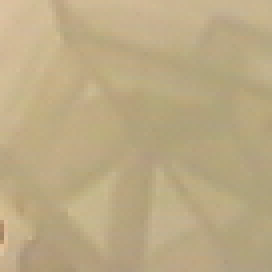
#> input picture frame0.png, 68 x 68 px, given in place of the camera (shown 4 times larger)
$ python connected.py
#> lines starting #> are read from the running program, lines starting #| are printed output that depends on the picture; after the words box and inside, x2 and y2 are one past the last pixel; in counts of white or black regions, pixels touching at a corner belong together
import numpy as np
import cv2 as cv

cap = cv.VideoCapture(2)


while(True):
    # Capture frame-by-frame
    ret, im = cap.read()
#> im is the input picture: shape (68, 68, 3); mean B, G, R 132.1, 169.7, 187.4
    img = cv.normalize(im, im, 0, 255, cv.NORM_MINMAX)


    # cimg = cv2.medianBlur(img,5)
    gray = cv.cvtColor(img,cv.COLOR_BGR2GRAY)
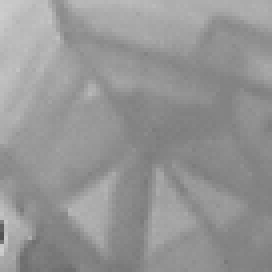
#> gray: shape (68, 68) (shown 4 times larger); min 82, max 205, mean 149.2

    ret, thresh = cv.threshold(gray,0,255,cv.THRESH_BINARY_INV+cv.THRESH_OTSU)
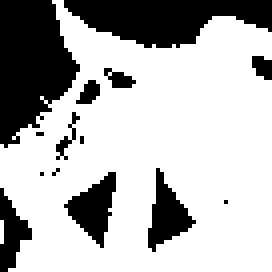
#> thresh: shape (68, 68) (shown 4 times larger); 71% white; 14 black regions (5 under 20 px), largest, box (x1, y1, x2, y2) and area: (0, 0, 20, 37) 504, (16, 0, 68, 12) 408, (16, 43, 29, 62) 124
#> ret = 155

    kernel = np.ones((3,3),np.uint8)
    opening = cv.morphologyEx(thresh,cv.MORPH_OPEN,kernel, iterations = 2)
#> opening: shape (68, 68); 68.8% white; 6 black regions (1 under 20 px), largest, box (x1, y1, x2, y2) and area: (0, 0, 68, 44) 1079, (16, 43, 29, 62) 125, (37, 42, 49, 63) 118, (0, 47, 8, 68) 96, (63, 14, 68, 20) 25
    # sure background area
    sure_bg = cv.dilate(opening,kernel,iterations=3)
#> sure_bg: shape (68, 68); 87% white; 4 black regions (3 under 20 px), largest, box (x1, y1, x2, y2) and area: (0, 0, 68, 33) 579
    # Finding sure foreground area
    dist_transform = cv.distanceTransform(opening,cv.DIST_L2,5)
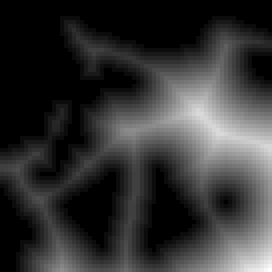
#> dist_transform: shape (68, 68) float32 (shown 4 times larger); min 0, max 20.18, mean 4.1; drawn with min black and max white
    ret, sure_fg = cv.threshold(dist_transform,0.7*dist_transform.max(),255,0)
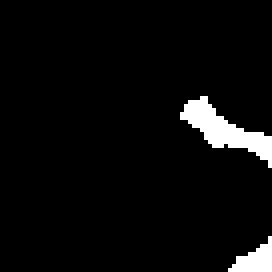
#> sure_fg: shape (68, 68) float32 (shown 4 times larger); 4.4% white; 2 white regions, box (x1, y1, x2, y2) and area: (45, 24, 68, 42) 151, (57, 59, 68, 68) 54
#> ret = 14.13
    # Finding unknown region
    sure_fg = np.uint8(sure_fg)
    unknown = cv.subtract(sure_bg,sure_fg)
#> unknown: shape (68, 68); 82.5% white; 6 black regions (3 under 20 px), largest, box (x1, y1, x2, y2) and area: (0, 0, 68, 33) 579, (45, 24, 68, 42) 151, (57, 59, 68, 68) 54

    # Marker labelling
    ret, markers = cv.connectedComponents(sure_fg)
#> markers: shape (68, 68) int32; 3 distinct labels, from 0 to 2
#> ret = 3
    # Add one to all labels so that sure background is not 0, but 1
    markers = markers+1
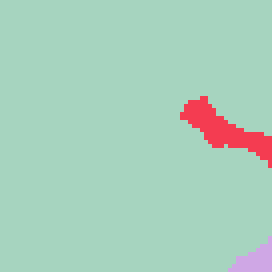
#> markers: shape (68, 68) int32 (shown 4 times larger); 3 distinct labels, from 1 to 3; one colour per label, 0 black
    # Now, mark the region of unknown with zero
    markers[unknown==255] = 0
#> markers: shape (68, 68) int32; 4 distinct labels, from 0 to 3

    markers = cv.watershed(img,markers)
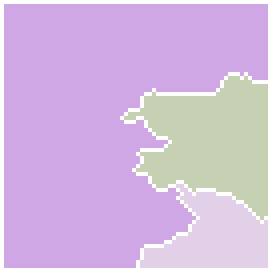
#> markers: shape (68, 68) int32 (shown 4 times larger); 4 distinct labels, from -1 to 3; one colour per label, 0 black, -1 white
    img[markers == -1] = [255,0,0]
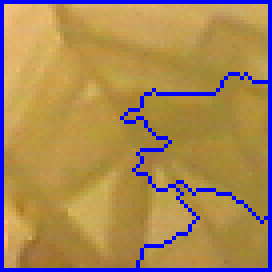
#> img: shape (68, 68, 3) (shown 4 times larger); mean B, G, R 86.6, 134.6, 167.1

    # Display the resulting frame
    cv.imshow('frame', img)
    if cv.waitKey(1) & 0xFF == ord('q'):
#> (key q is pressed here)
        break

# When everything done, release the capture
cap.release()
cv.destroyAllWindows()
